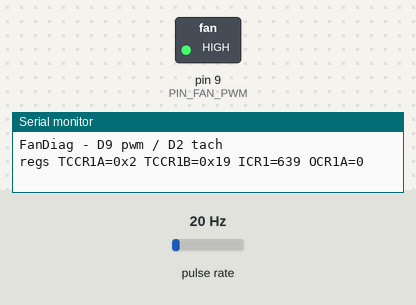
Bench run of a sketch on a simulated Arduino Uno, built with avr-gcc and run on an emulated ATmega328P. Shown: switched loads named in the sketch (green lamp = pin HIGH), the last lines printed to the serial monitor. Wiring (inferred from the names in the program): pulse sensor: data pin 2. The test bench sets the inputs (shaded band); at power-on: pulse rate 20 Hz.

Above: at 0.05 s.
At 5.25 s:
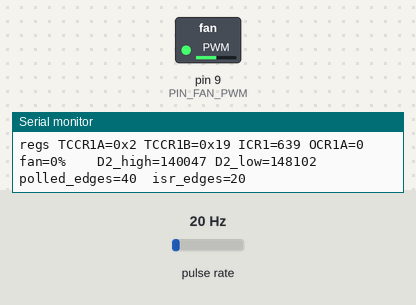
At 10.5 s:
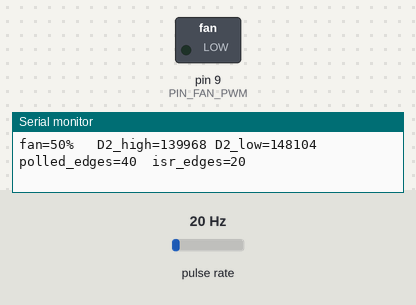
Timing chart, 0 to 13.7 s (numbered marks = the images above):
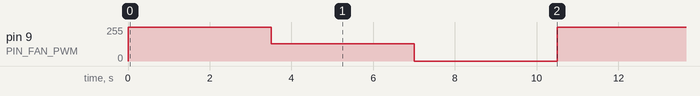

Measured:
- by itself, pin 9 (PIN_FAN_PWM): repeats every 10.5 s: 128/255 3.5 s, 0/255 3.5 s, 255/255 3.5 s

The sketch:

FanDiag.ino
```cpp
/*
 * FanDiag - bring-up diagnostics for the FanPwmTach rig. Debug tool, not the
 * controller: it answers "is a tach signal actually arriving, and is Timer1
 * configured the way I think it is?"
 *
 *   D9   fan PWM out -> N-MOSFET module signal +   (Timer1 OC1A, 25.000 kHz)
 *   D2   tach in     <- PC817 module OUT
 *
 * At three fan commands it reports, for a 1-second window:
 *   D2_high / D2_low  - raw sample counts, so a stuck line is obvious
 *   polled_edges       - transitions seen by brute-force polling
 *   isr_edges          - transitions seen by the INT0 handler
 *
 * Reading those together separates the failure modes. All zeros with the line
 * stuck at one level means no signal is arriving at all. Polled edges without
 * ISR edges means the interrupt is misconfigured. Both counting means the
 * tach path is healthy and any RPM error is in the maths.
 *
 * Note a hard-low reading on a pin wired to a driver module is NOT proof of a
 * short: those modules carry a gate pull-down that beats the AVR internal
 * pull-up. That mistake cost real time on this rig.
 */

#include <Arduino.h>
#include <util/atomic.h>

static const uint8_t  PIN_FAN_PWM = 9;   /* OC1A */
static const uint8_t  PIN_TACH    = 2;   /* INT0 */
static const uint16_t PWM_TOP     = 639; /* 16 MHz / (1 * 640) = 25.000 kHz */

/* the low-side MOSFET inverts: gate high = fan line grounded = fan at 0% */
static const bool INVERT_DRIVE = true;

static volatile uint32_t v_isrEdges = 0;

static void tachIsr(void) { v_isrEdges++; }

static void applyPinCount(uint16_t cnt)
{
  if (cnt == 0 || cnt > PWM_TOP) {
    TCCR1A &= ~_BV(COM1A1);
    digitalWrite(PIN_FAN_PWM, cnt ? HIGH : LOW);
    return;
  }
  ATOMIC_BLOCK(ATOMIC_RESTORESTATE) { OCR1A = cnt; }
  TCCR1A |= _BV(COM1A1);
}

static void setFanPercent(float pct)
{
  float pin = INVERT_DRIVE ? (100.0f - pct) : pct;
  applyPinCount((uint16_t)(pin * (float)(PWM_TOP + 1) / 100.0f + 0.5f));
}

static void probe(const char *label, float fanPct)
{
  setFanPercent(fanPct);
  delay(2500);                                  /* let the fan settle */

  uint32_t hi = 0, lo = 0, trans = 0;
  uint8_t  prev = (uint8_t)digitalRead(PIN_TACH);

  ATOMIC_BLOCK(ATOMIC_RESTORESTATE) { v_isrEdges = 0; }

  uint32_t t0 = millis();
  while (millis() - t0 < 1000) {                /* poll D2 for 1 s */
    uint8_t s = (uint8_t)((PIND & _BV(PD2)) ? 1 : 0);
    if (s) hi++; else lo++;
    if (s != prev) { trans++; prev = s; }
  }

  uint32_t isr;
  ATOMIC_BLOCK(ATOMIC_RESTORESTATE) { isr = v_isrEdges; }

  Serial.print(label);
  Serial.print(F("  D2_high="));      Serial.print(hi);
  Serial.print(F(" D2_low="));        Serial.print(lo);
  Serial.print(F("  polled_edges=")); Serial.print(trans);
  Serial.print(F("  isr_edges="));    Serial.println(isr);
}

void setup(void)
{
  Serial.begin(115200);

  pinMode(PIN_FAN_PWM, OUTPUT);
  digitalWrite(PIN_FAN_PWM, LOW);
  TCCR1A = 0;
  TCCR1B = 0;
  TCNT1  = 0;
  ICR1   = PWM_TOP;
  OCR1A  = 0;
  /* mode 14: fast PWM, TOP = ICR1; prescaler 1 */
  TCCR1A = _BV(WGM11);
  TCCR1B = _BV(WGM13) | _BV(WGM12) | _BV(CS10);

  pinMode(PIN_TACH, INPUT_PULLUP);
  attachInterrupt(digitalPinToInterrupt(PIN_TACH), tachIsr, FALLING);

  Serial.println(F("FanDiag - D9 pwm / D2 tach"));
}

void loop(void)
{
  Serial.print(F("regs TCCR1A=0x")); Serial.print(TCCR1A, HEX);
  Serial.print(F(" TCCR1B=0x"));     Serial.print(TCCR1B, HEX);
  Serial.print(F(" ICR1="));         Serial.print(ICR1);
  Serial.print(F(" OCR1A="));        Serial.println(OCR1A);

  probe("fan=0%  ",   0.0f);
  probe("fan=50% ",  50.0f);
  probe("fan=100%", 100.0f);
  Serial.println();
}
```
